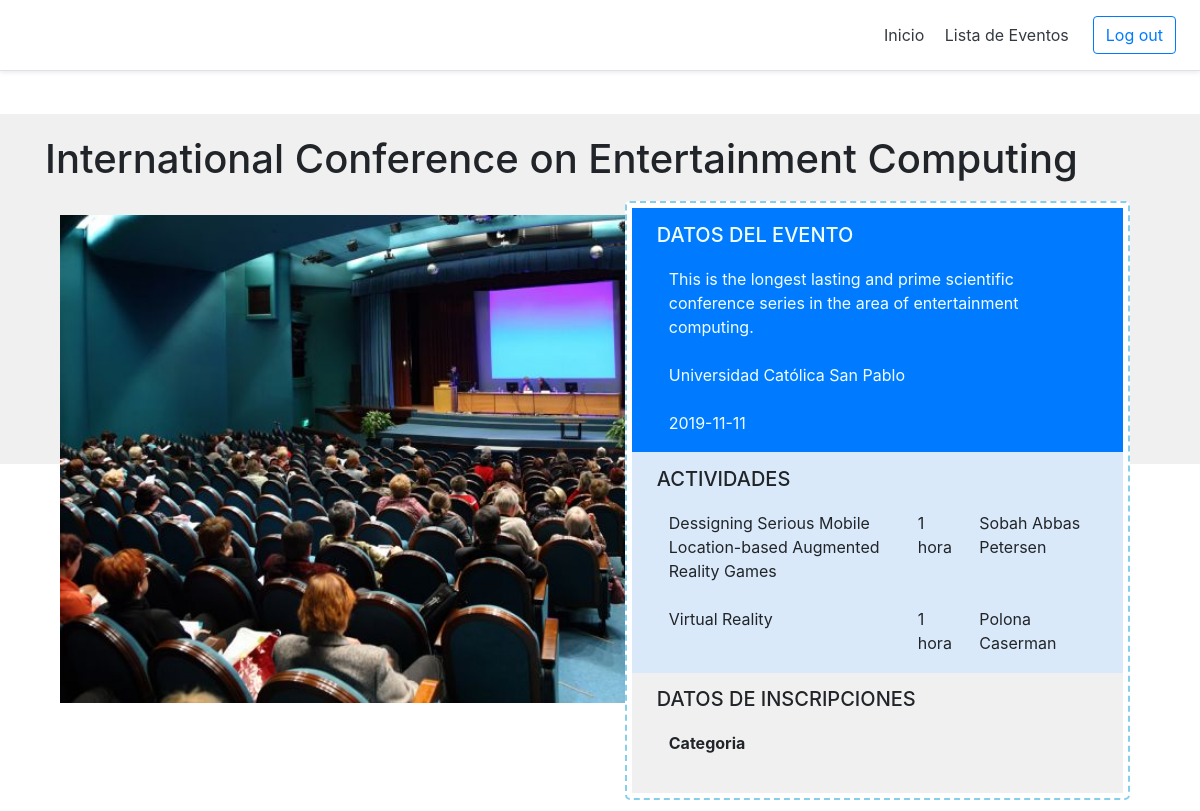
The app's page /visualizarEvento/1 (signed in), older data.
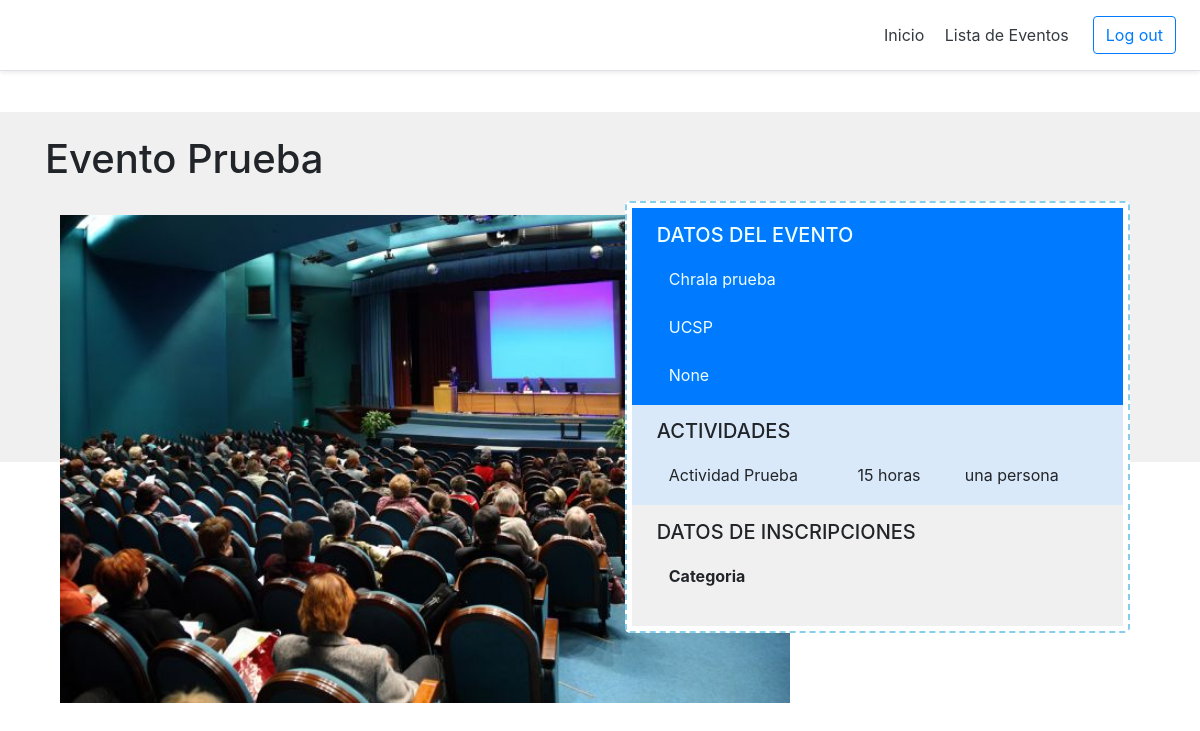
The same page, newer data.
### models.py (models this page shows)
class Evento(db.Model):
    id = db.Column(db.Integer, primary_key=True)
    nombre = db.Column(db.String(100), nullable=False)
    tipo = db.Column(db.String(100), nullable=False)
    descripcion = db.Column(db.String(130), nullable=False)
    lugar = db.Column(db.String(100), nullable=False)
    estado = db.Column(db.String(20), default="Borrador")
    fechaCreacion = db.Column(db.Date, default=datetime.utcnow)
    fechaPreInscripcion = db.Column(db.Date)
    fechaAprtrInscripcion = db.Column(db.Date)
    fechaLmtDscnto = db.Column(db.Date)
    fechaCierreInscripcion = db.Column(db.Date)
    fechaInicio = db.Column(db.Date)
    fechaFin = db.Column(db.Date)
    cntInscritos = db.Column(db.Integer, default=0)
    cntPreInscritos = db.Column(db.Integer, default=0)
    prcntjDscnto = db.Column(db.Float, default=0)
    plantilla = db.Column(db.Boolean, default=False)
    actividades = db.relationship('Actividad', backref='evento', lazy=True)
    usuarios_eventos = db.relationship('Usuario_Evento', backref='evento', lazy=True)
    movimientos = db.relationship('Movimiento', backref='evento', lazy=True)
    categorias = db.relationship('Categoria', backref='evento', lazy=True)
    paquetes = db.relationship('Paquete', backref='evento', lazy=True)

class Actividad(db.Model):
    id = db.Column(db.Integer, primary_key = True)
    nombre = db.Column(db.String(30), nullable=False)
    tipo = db.Column(db.String(30))
    descripcion = db.Column(db.String(130))
    consideraciones = db.Column(db.String(100))
    fechaInicio = db.Column(db.DateTime)
    fechaFin = db.Column(db.DateTime)
    ponente = db.Column(db.String(50))
    idEvento = db.Column(db.Integer, db.ForeignKey('evento.id'), nullable=False)
    ambientes = db.relationship('Ambiente', backref='actividad', lazy = True)
    materiales = db.relationship('Material', backref='actividad', lazy = True)

### app.py (the view, shortened to what this page needs)
@app.route('/visualizarEvento/<id>')
def verEvento(id):
    miEvento = Evento.query.get_or_404(id)
    mePuedoInscribir = True
    if 'idUsuario' in session:
        usuario_evento = Usuario_Evento.query.filter_by(
            idUsuario = session['idUsuario'],
            idEvento = id
        ).first()
        if usuario_evento:
            mePuedoInscribir = False
    evento = {
        "id": id,
        "title": miEvento.nombre,
        "descripcion": miEvento.descripcion,
        "lugar": miEvento.lugar,
        "fechas": miEvento.fechaCierreInscripcion
    }
    actividades = []
    datos = Actividad.query.filter_by(
            idEvento = id
        )
    for actividad in datos:
        delta = actividad.fechaFin - actividad.fechaInicio
        duracion = str(delta.seconds//3600) + ' hora'
        if duracion != '1 hora':
            duracion += 's'
        actividades.append({
            "nombre": actividad.nombre,
            "duracion": duracion,
            "ponente": actividad.ponente
        })
    paquete = []
    categoria = []
    categoria_paquete_mtrx = []
    cat_dict = []
    misPaquetes = miEvento.paquetes
    misCategorias = miEvento.categorias
    for pqt_reg in misPaquetes:
        paquete.append(pqt_reg.nombre)
    for cat_reg in misCategorias:
        categoria.append(cat_reg.nombre)
        cat_dict.append({
            "id":cat_reg.id,
            "texto":cat_reg.nombre
        })
    cat_number = 0
    lens ={
        "Categoria":len(categoria),
    }
    return render_template('SCV-B07VisualizarEventoParticipante.html',
        notShow=True,
        evento=evento,
        actividad=actividades,
        lenActividad=len(actividades),
        categoria_paquete=categoria_paquete_mtrx,
        categorias=len(categoria),
        paquetes=len(paquete),
        paquete=paquete,
        categoria=categoria,
        cat=cat_dict,
        disponible=mePuedoInscribir,
        len=lens,
        tipoUsuario = session['tipoUsuario']
    )

### app.py (called while the page is built)
@app.context_processor
def utility_processor():
    return dict()

### templates/SCV-B07VisualizarEventoParticipante.html (shortened to what this page needs)
{% extends "Layout.html" %}
{% block body %}
<span class="gray"></span>
<br>
<br>
<h1>{{evento.title}}</h1>
<div class="container">
    <div class="row ">
        <div class="col-lg-6 col-sm-2" style="height:61vh;">
            <br>
            <img src="{{ url_for('static', filename='img/visualizarEvento.jpg') }}" style="height:61vh;position: absolute;z-index: -1;overflow-x: hidden;">
        </div>
        <div class="col-lg-6 col-sm-10">
            <div class="marquito" style="padding: 1%;">
                <div class="detallesEvento datosEventos" style="background-color: #007BFF;color: azure;">
                    <h5>DATOS DEL EVENTO</h5>
                    <table class="table table-borderless" style="color: azure;">
                        <tr>
                            <td>{{evento.descripcion}}</td>
                        </tr>
                        <tr>
                            <td>{{evento.lugar}}</td>
                        </tr>
                        <tr>
                            <td>{{evento.fechas}}</td>
                        </tr>
                    </table>
                </div>
                <div id="actividades" class="datosEventos" style="background-color: #DAE9F9;">
                    <h5>ACTIVIDADES</h5>
                    <table class="table table-borderless">
                        <tbody>
                            {% for i in range(lenActividad) %}
                            <tr>
                                <td>{{actividad[i].nombre}}</td>
                                <td>{{actividad[i].duracion}}</td>
                                <td>{{actividad[i].ponente}}</td>
                            </tr>
                            {%endfor%}
                        </tbody>
                    </table>
                </div>
                <div id="paquetes" class="datosEventos" style="background-color: #F0F0F0;margin-bottom:0vh">
                    <h5>DATOS DE INSCRIPCIONES</h5>
                    <table class="table table-borderless">
                        <thead>
                            <tr>
                                <th scope="col">Categoria</th>
                            </tr>
                        </thead>
                    </table>
                </div>
            </div>
        </div>
    </div>
</div>
{% endblock %}

### templates/Layout.html (shortened to what this page needs)
<!doctype html>
<html lang="en">
    <head>
        <link rel="stylesheet" href="https://cdn.jsdelivr.net/npm/bootstrap@4.6.0/dist/css/bootstrap.min.css">
        <link rel="stylesheet" href="{{ url_for('static', filename='css/extra.css') }}">
        <link rel="stylesheet" href="{{ url_for('static', filename='css/fontawesome.css') }}">
        <link rel="stylesheet" href="{{ url_for('static', filename='css/solid.css') }}">
    </head>
    <div class="d-flex flex-column flex-md-row align-items-center p-3 px-md-4 mb-3 bg-white border-bottom shadow-sm">
        {% if tipoUsuario == 'Visitante'%}
        <h5 class="my-0 mr-md-auto font-weight-normal" style="cursor: pointer;" onclick="window.location='{{url_for('index')}}'">Our Point</h5>
        <nav class="my-2 my-md-0 mr-md-3">
            <a class="p-2 text-dark" href="{{url_for('nosotros')}}" disabled>Nosotros</a>
            <a class="p-2 text-dark" href="{{url_for('index')}}">Eventos</a>
        </nav>
        <a class="btn btn-outline-primary" href="{{ url_for('login') }}">Log in</a>
        <a class="btn btn-outline-primary" href="{{ url_for('register') }}">Sign Up</a>
        {% else %}
            {% if tipoUsuario == 'Participante' %}
                <h5 class="my-0 mr-md-auto font-weight-normal" style="cursor: pointer;" onclick="window.location='{{url_for('index')}}'">{{nombreEvento}}</h5>
                <nav class="my-2 my-md-0 mr-md-3">
                    <a class="p-2 text-dark" href="{{ url_for('index') }}">Inicio</a>
                    <a class="p-2 text-dark" href="{{ url_for('listaEventosParticipante') }}">Mis Eventos</a>                 </nav>
            {% else %}
                {% if notShow == True %}
                    <nav class="my-2 my-md-0 mr-md-3">
                        <a class="p-2 text-dark" href="{{ url_for('index') }}">Inicio</a>
                        <a class="p-2 text-dark" href="{{ url_for('listaEventos') }}">Lista de Eventos</a>
                    </nav>
                {% endif %}
            {% endif %}
            <a class="btn btn-outline-primary" href="{{ url_for('logout') }}">Log out</a>
        {% endif %}
    </div>
    <body>
        <div class = "container">
            {% block body %}
            {% endblock %}
        </div>
    </body>
</html>

### static/css/extra.css (style rules this page uses)
.marquito { margin: 10px; box-sizing: border-box; border: 2.25px solid skyblue; border-style: dashed; border-radius: 5px; background-color: white; }
.datosEventos { margin-bottom: -2.5vh; padding: 3% 5% 2% 5%; }
.gray { top: 14%; left: 0px; position: absolute; height: 350px; width: 100%; background-color: #F0F0F0; display: inline-block; z-index: -2; }

Row changes from the older to the newer data that the page shows:
removed Actividad: nombre "Dessigning Serious Mobile Location-based Augmented Reality Games", ponente "Sobah Abbas Petersen"
removed Actividad: nombre "Virtual Reality", ponente "Polona Caserman"
changed Evento: title "International Conference on Entertainment Computing" → "Evento Prueba"; descripcion "This is the longest lasting and prime scientific conference series in the area of entertainment computing." → "Chrala prueba"; lugar "Universidad Católica San Pablo" → "UCSP"; fechas "2019-11-11" → (not shown)
now on this page (row edited): Actividad: nombre "Actividad Prueba", ponente "una persona"
Text that changed along with them:
{{ evento.fechas }}: (not shown) → "None"
new list line: "15 horas"
list line gone: "1 hora"
